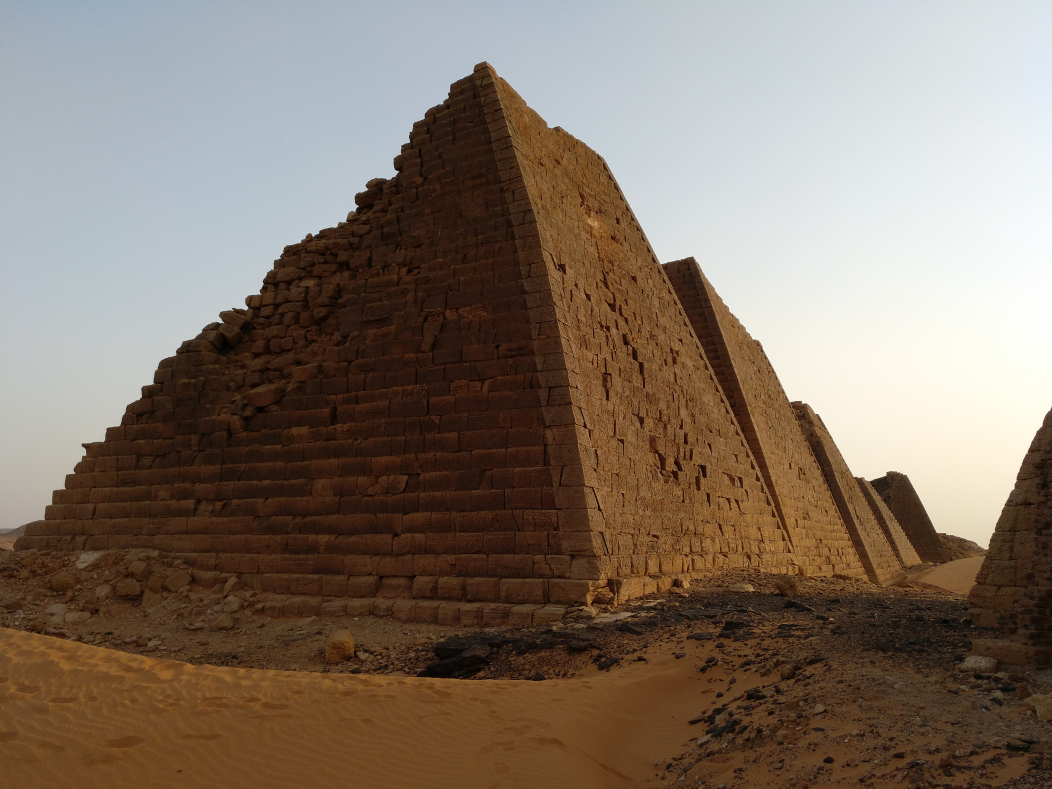
#> input picture example.jpg, 3156 x 2367 px (shown at 1/3 size)
$ python main.py
#> lines starting #> are read from the running program, lines starting #| are printed output that depends on the picture
### ImageSlicer.py
"""
Author: Jonas Schober
License GNU General Public License v3.0
"""

import os
from PIL import Image
from math import ceil
from typing import List, Dict
import ntpath


def bysize(image_path: str,
           width_new_image: int,
           height_new_image: int,
           output_folder: str="sliced_by_size/",
           keep_end_sections: bool=True) -> None:
    """
    Slice image by size

    :param image_path: path to image file
    :param width_new_image: width of the new images
    :param height_new_image: height of the new images
    :param output_folder: output path, by default it's the folder "sliced_by_size"....
    :param keep_end_sections: the small end parts could be ignored, if you want, by default you keep them
    :return: None
    """

    def __validation_check(input_value):

        if input_value <= 0:
            print("Input below zero. Exit")
            exit()

    def __get_coordinates_for_grid(image_side, box_side) -> List[int]:
        coordinate_points = [0]
        counter = 0
        number_of_images_per_side = int(ceil(image_side / box_side))

        for adder in range(number_of_images_per_side):
            counter += box_side

            if counter <= image_side:

                coordinate_points.append(counter)
            else:
                if keep_end_sections:
                    # Use image size of the image as maximum value
                    coordinate_points.append(image_side)

        return coordinate_points

    def __create_list_of_boxes(x_coord_list, y_coord_list) -> List[Dict[str, int]]:
        list_of_boxes = []
        counter_x_min = 0
        counter_y_min = 0
        counter_x_max = 1
        counter_y_max = 1

        for number_of_box in range(int(number_of_new_boxes)):

            if counter_y_max < len(y_coord_list) and counter_x_max < len(x_coord_list):
                box = {"x_min": x_coord_list[counter_x_min],
                       "y_min": y_coord_list[counter_y_min],
                       "x_max": x_coord_list[counter_x_max],
                       "y_max": y_coord_list[counter_y_max]}

                counter_x_min += 1
                counter_x_max += 1

                if counter_x_min >= len(x_coord_list) - 1:
                    counter_x_min = 0
                    counter_y_min += 1

                if counter_x_max == len(x_coord_list):
                    counter_x_max = 1
                    counter_y_max += 1

                list_of_boxes.append(box)

        # pprint(list_of_boxes)
        return list_of_boxes

    def __crop_image(box_list: List[Dict[str, int]], output_path: str, show_image=False) -> None:
        """
        crop the input image in the manner the boxes are

        :param box_list: output of divide_image_into_boxes goes here
        :param output_path: path where the images should be stored
        :param show_image: If you want, you can see the image directly...
        :return: None
        """
        counter = 1
        for box_number in box_list:

            sliced_image = im.crop((box_number['x_min'],
                                    box_number['y_min'],
                                    box_number['x_max'],
                                    box_number['y_max']))

            original_file_name = ntpath.basename(image_path)

            if not os.path.isdir(output_path):
                os.makedirs(output_path)

            new_file_name = "{0}/{2}_{1}".format(str(output_path),
                                                 str(original_file_name),
                                                 "{0:0{width}}".format(counter, width=4))
            counter += 1
            sliced_image.save(new_file_name)

            if show_image:
                sliced_image.show()

    if not os.path.isfile(image_path):
        print("Input is not a file. Exit")
        exit()

    __validation_check(width_new_image)
    __validation_check(height_new_image)
#> in bysize, im is the input picture: PIL image 3156x2367 RGB; mean R, G, B 130.8, 116.3, 103.5

    with Image.open(image_path) as im:
        width_of_the_image, height_of_the_image = im.size

        x_coordinates = __get_coordinates_for_grid(width_of_the_image, width_new_image)
        y_coordinates = __get_coordinates_for_grid(height_of_the_image, height_new_image)
#| Number of new pictures after splitting: 4

        number_of_new_boxes = (len(x_coordinates) - 1) * (len(y_coordinates) - 1)
        print("Number of new pictures after splitting: " + str(number_of_new_boxes))

        list_of_dicts_with_boxes = __create_list_of_boxes(x_coordinates, y_coordinates)

        __crop_image(list_of_dicts_with_boxes, output_folder)
#> the loop in __crop_image, `for box_number in box_list: ` made 4 passes
#> pass 1, in __crop_image, `sliced_image = im.crop((box_number['x_min'], box_number['y_min'], box_..`:
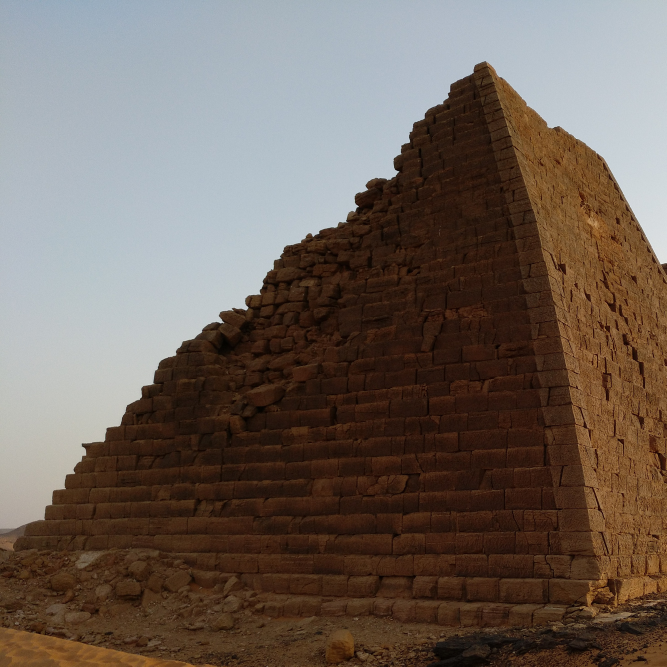
#> sliced_image: PIL image 2000x2000 RGB (shown at 1/3 size); mean R, G, B 112, 99.8, 91.3
#> pass 3, in __crop_image, `sliced_image = im.crop((box_number['x_min'], box_number['y_min'], box_..`:
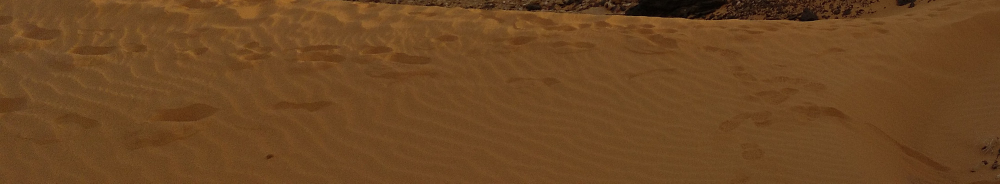
#> sliced_image: PIL image 2000x367 RGB (shown at 1/2 size); mean R, G, B 108.7, 70.6, 34
#> after the loop in __crop_image, `for box_number in box_list:`:
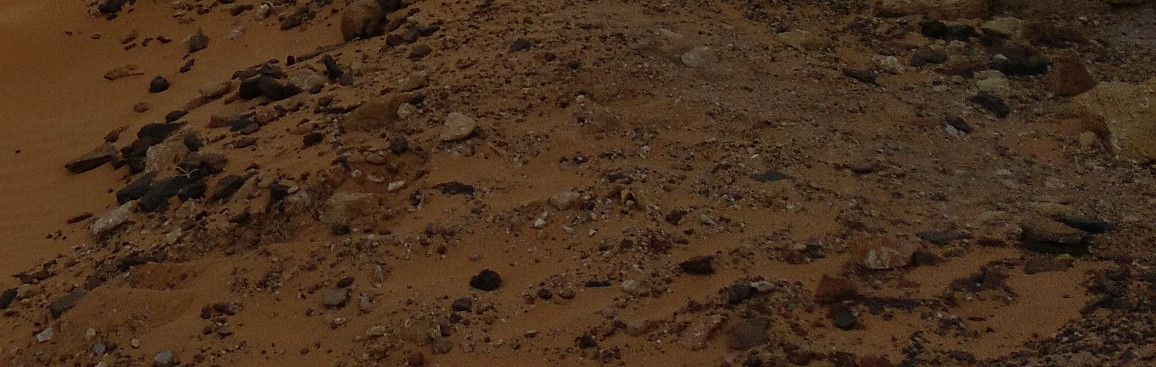
#> sliced_image: PIL image 1156x367 RGB; mean R, G, B 73.6, 49.7, 30.1
#> after the loop in __crop_image, `for box_number in box_list:`: counter = 5


def bynumber(image_path: str,
             width: int,
             height: int,
             output_folder="sliced_by_number/",
             keep_end_sections: bool=True) -> None:
    """
    Function to slice an image by number of parts you want to have
    so if the input is 10,10 you will get 100 images
    (depending if you want wo keep the smaller parts or not).

    :param image_path: path to image file
    :param width: number of boxes horizontal
    :param height: number of boxes vertical
    :param output_folder: output path, by default it's the folder "sliced_by_number"....
    :param keep_end_sections: the small end parts could be ignored, if you want, by default you keep them
    :return: None
    """
#> called with image_path = 'example.jpg', width = 2, height = 2, output_folder = 'sliced_by_number', keep_end_sections = True
    def __input_validation(input_value):

        if input_value <= 0:
            print("Input below zero. Exit")
            exit()

    def __box_size(image_size, box_size):
        side = round(image_size / box_size)
        return side

    if not os.path.isfile(image_path):
        print("Input is not a file. Exit")
        exit()

    __input_validation(width)
    __input_validation(height)

    with Image.open(image_path) as im:
        width_of_the_image, height_of_the_image = im.size
#> width_of_the_image = 3156; height_of_the_image = 2367

        width_for_splitting = __box_size(width_of_the_image, width)
#> width_for_splitting = 1578
        height_for_splitting = __box_size(height_of_the_image, height)
#> height_for_splitting = 1184

        bysize(image_path, width_for_splitting, height_for_splitting, output_folder, keep_end_sections)
#| Number of new pictures after splitting: 4
#> call 2 of __crop_image, with output_path = 'sliced_by_number', show_image = False
#> the loop in __crop_image (call 2), `for box_number in box_list: ` made 4 passes
#> new_file_name on passes 1 to 4: 'sliced_by_number/0001_example.jpg', 'sliced_by_number/0002_example.jpg', 'sliced_by_number/0003_example.jpg', 'sliced_by_number/0004_example.jpg'
#> pass 1, in __crop_image (call 2), `sliced_image = im.crop((box_number['x_min'], box_number['y_min'], box_..`:
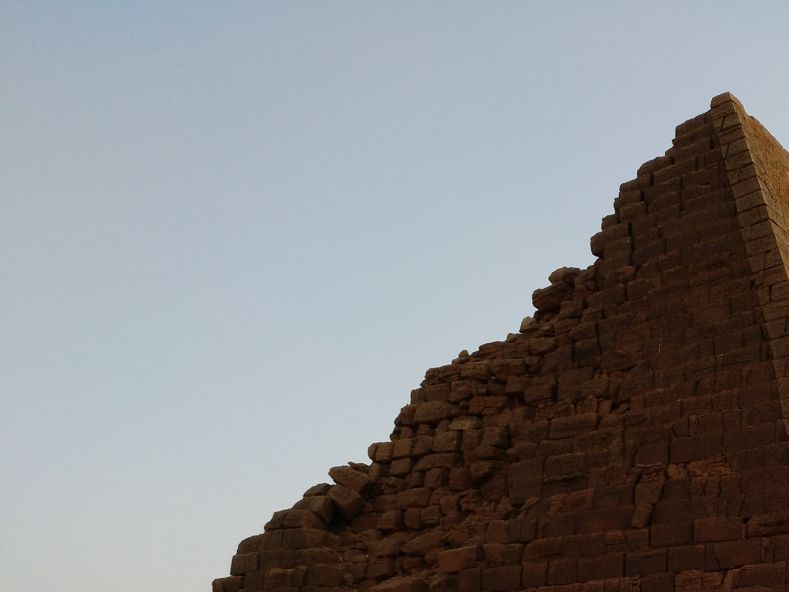
#> sliced_image: PIL image 1578x1184 RGB (shown at 1/2 size); mean R, G, B 135.5, 135.6, 137.1
#> pass 2, in __crop_image (call 2), `sliced_image = im.crop((box_number['x_min'], box_number['y_min'], box_..`:
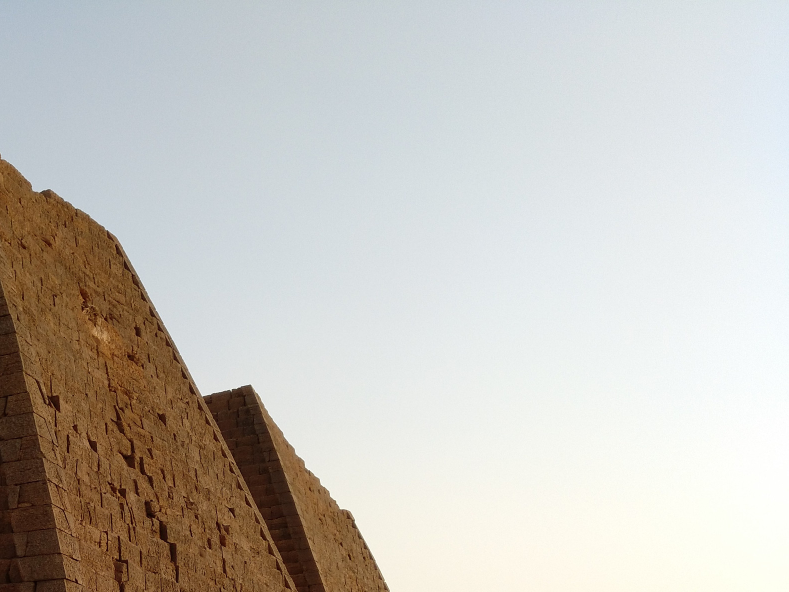
#> sliced_image: PIL image 1578x1184 RGB (shown at 1/2 size); mean R, G, B 200.1, 196.7, 190.7
#> pass 3, in __crop_image (call 2), `sliced_image = im.crop((box_number['x_min'], box_number['y_min'], box_..`:
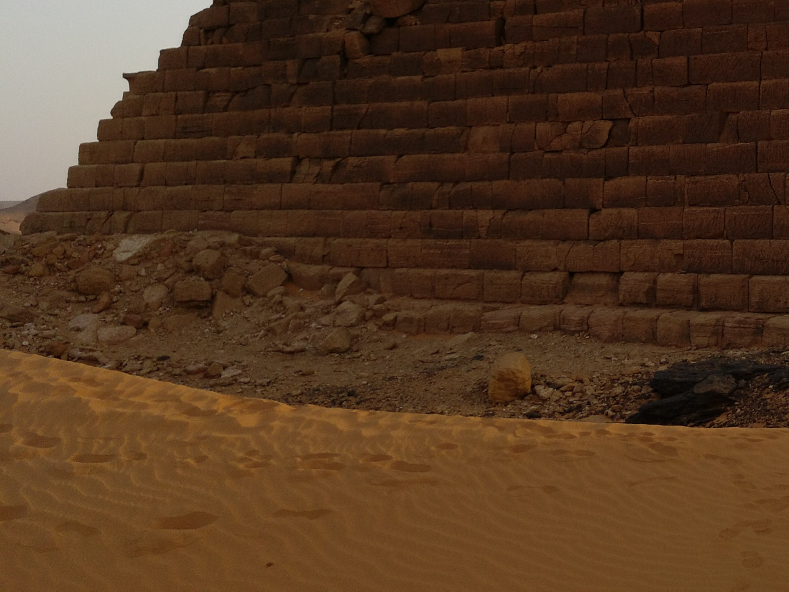
#> sliced_image: PIL image 1578x1183 RGB (shown at 1/2 size); mean R, G, B 83.1, 55.4, 33.1
#> after the loop in __crop_image (call 2), `for box_number in box_list:`:
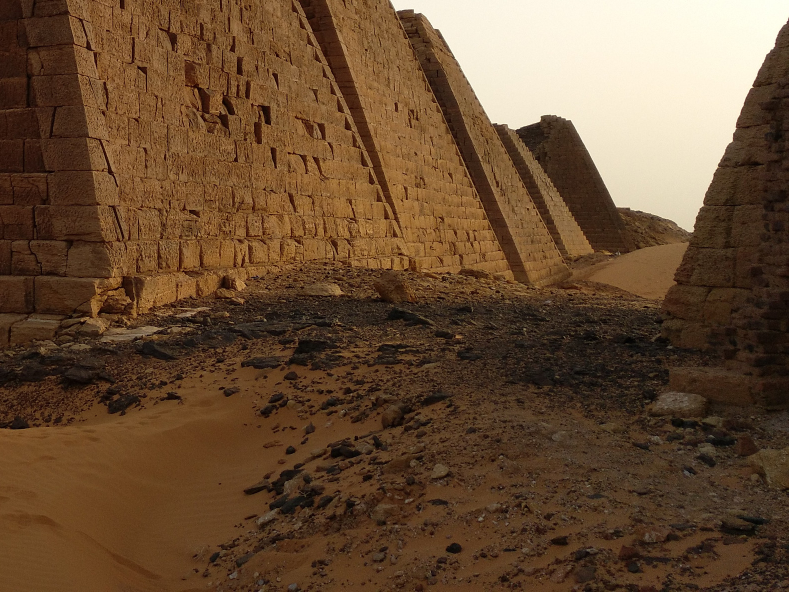
#> sliced_image: PIL image 1578x1183 RGB (shown at 1/2 size); mean R, G, B 104.3, 77.4, 52.8
#> after the loop in __crop_image (call 2), `for box_number in box_list:`: counter = 5

### main.py
import ImageSlicer

if __name__ == '__main__':
    ImageSlicer.bysize("example.jpg", 2000, 2000, output_folder="sliced_by_size", keep_end_sections=True)
    ImageSlicer.bynumber("example.jpg", 2, 2, "sliced_by_number", keep_end_sections=True)
